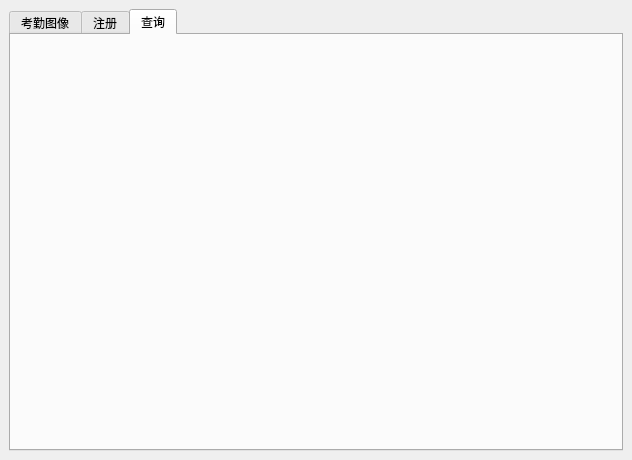
<?xml version="1.0" encoding="UTF-8"?>
<ui version="4.0">
 <class>AttendanceWin</class>
 <widget class="QMainWindow" name="AttendanceWin">
  <property name="geometry">
   <rect>
    <x>0</x>
    <y>0</y>
    <width>632</width>
    <height>460</height>
   </rect>
  </property>
  <property name="windowTitle">
   <string>AttendanceWin</string>
  </property>
  <widget class="QWidget" name="centralwidget">
   <layout class="QGridLayout" name="gridLayout">
    <item row="0" column="0">
     <widget class="QTabWidget" name="tabWidget">
      <property name="currentIndex">
       <number>2</number>
      </property>
      <widget class="QWidget" name="showWidget">
       <attribute name="title">
        <string>考勤图像</string>
       </attribute>
       <widget class="QLabel" name="picLb">
        <property name="geometry">
         <rect>
          <x>0</x>
          <y>0</y>
          <width>421</width>
          <height>431</height>
         </rect>
        </property>
        <property name="styleSheet">
         <string notr="true">background-color: rgb(85, 170, 255);</string>
        </property>
        <property name="text">
         <string/>
        </property>
       </widget>
      </widget>
      <widget class="RegisterWin" name="registerWidget">
       <attribute name="title">
        <string>注册</string>
       </attribute>
      </widget>
      <widget class="SelectWin" name="tab">
       <attribute name="title">
        <string>查询</string>
       </attribute>
      </widget>
     </widget>
    </item>
   </layout>
  </widget>
 </widget>
 <customwidgets>
  <customwidget>
   <class>RegisterWin</class>
   <extends>QWidget</extends>
   <header location="global">registerwin.h</header>
   <container>1</container>
  </customwidget>
  <customwidget>
   <class>SelectWin</class>
   <extends>QWidget</extends>
   <header location="global">selectwin.h</header>
   <container>1</container>
  </customwidget>
 </customwidgets>
 <resources/>
 <connections/>
</ui>
